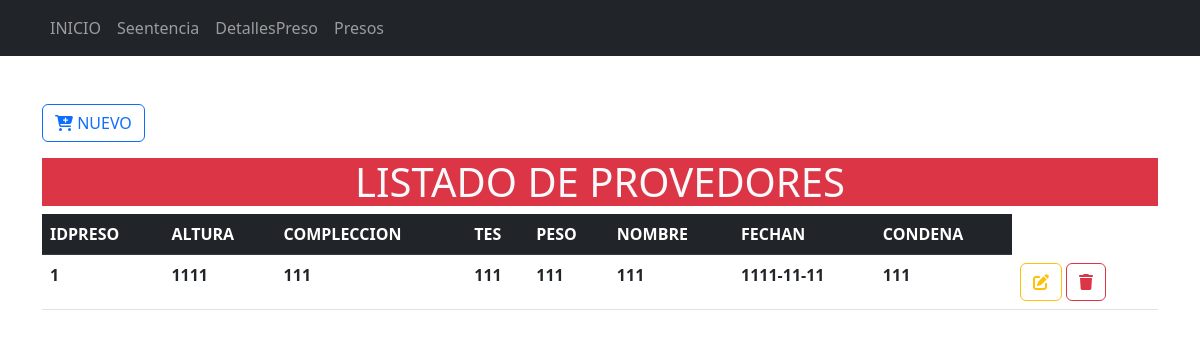
The app's page /Formularios/provedor/index.php with its own data.
### tables this page shows
CREATE TABLE `detallesp` (
  `idpreso` int(11) NOT NULL,
  `altura` varchar(111) NOT NULL,
  `compleccion` varchar(111) NOT NULL,
  `tes` varchar(111) NOT NULL,
  `peso` varchar(111) NOT NULL,
  `nombre` varchar(111) NOT NULL,
  `fechaN` date NOT NULL,
  `condena` varchar(111) NOT NULL
);

### Formularios/provedor/index.php (the view, shortened to what this page needs)
<?php
include_once("../../config/conexion.php")
?>
<!doctype html>
<html lang="es">
<head>
    <link rel="stylesheet" href="<?php echo base_url; ?>css/bootstrap.min.css">
<body>
    <header>
        <nav class="navbar navbar-expand-lg bg-dark" data-bs-theme="dark">
            <div class="container">
                <div class="collapse navbar-collapse" id="mi-menu">
                    <ul class="navbar-nav">
                    <li class="nav-item">
                            <a class="nav-link" href="<?php echo base_url; ?>">INICIO</a>
                        </li>
                        <li class="nav-item">
                            <a class="nav-link" href="<?php echo base_url; ?>Formularios/productos/index.php">Seentencia</a>
                        </li>
                        <li class="nav-item">
                            <a class="nav-link" href="<?php echo base_url; ?>Formularios/provedor/index.php">DetallesPreso</a>
                        </li>
                        <li class="nav-item">
                            <a class="nav-link" href="<?php echo base_url; ?>Formularios/stock/index.php">Presos</a>
                        </li>
                    </ul>
                </div>
            </div>
        </nav>
    </header>
    <div class="container-lg mt-5">
        <a href="crear.php" type="button" class="btn btn-outline-primary mb-3">
            <i class="fa-solid fa-cart-plus fa-beat"></i>
            NUEVO
        </a>
        <h1 class="text-center bg-danger text-light ">LISTADO DE PROVEDORES</h1>
        <div class="table-responsive-sm">
            <table class="table table-hover">
                <thead class="table-dark">
                    <tr>
                        <th scope="col">IDPRESO</th>
                        <th scope="col">ALTURA</th>
                        <th scope="col">COMPLECCION</th>
                        <th scope="col">TES</th>
                        <th scope="col">PESO</th>
                        <th scope="col">NOMBRE</th>
                        <th scope="col">FECHAN</th>
                        <th scope="col">CONDENA</th>
                    </tr>
                </thead>
                <tbody>
                    <?php
                    $sql = $conexion->query("SELECT * FROM detallesp");
                    while ($resultado = $sql->fetch_assoc()) {
                    ?>
                        <tr>
                            <th scope="row"><?php echo $resultado['idpreso'] ?></th>
                            <th scope="row"><?php echo $resultado['altura'] ?></th>
                            <th scope="row"><?php echo $resultado['compleccion'] ?></th>
                            <th scope="row"><?php echo $resultado['tes'] ?></th>
                            <th scope="row"><?php echo $resultado['peso'] ?></th>
                            <th scope="row"><?php echo $resultado['nombre'] ?></th>
                            <th scope="row"><?php echo $resultado['fechaN'] ?></th>
                            <th scope="row"><?php echo $resultado['condena'] ?></th>
                            <th scope="row">
                                <a href="<?php echo base_url; ?>Formularios/provedor/actualizar.php?Id=<?php echo $resultado['idpreso'] ?>" class="btn btn-outline-warning">
                                    <i class="fa-solid fa-pen-to-square fa-beat"></i>
                                </a>
                                <a href="<?php echo base_url; ?>CRUDC/eliminarDatos.php?Id=<?php echo $resultado['idpreso'] ?>" class="btn btn-outline-danger">
                                    <i class="fa-solid fa-trash fa-beat"></i>
                                </a>
                            </th>
                        </tr>
                    <?php
                    }
                    ?>
                </tbody>
            </table>
        </div>
    </div>
</body>
</html>

### records on screen
detallesp: idpreso "1", altura "1111", compleccion "111", tes "111", peso "111", nombre "111", fechaN "1111-11-11", condena "111"
